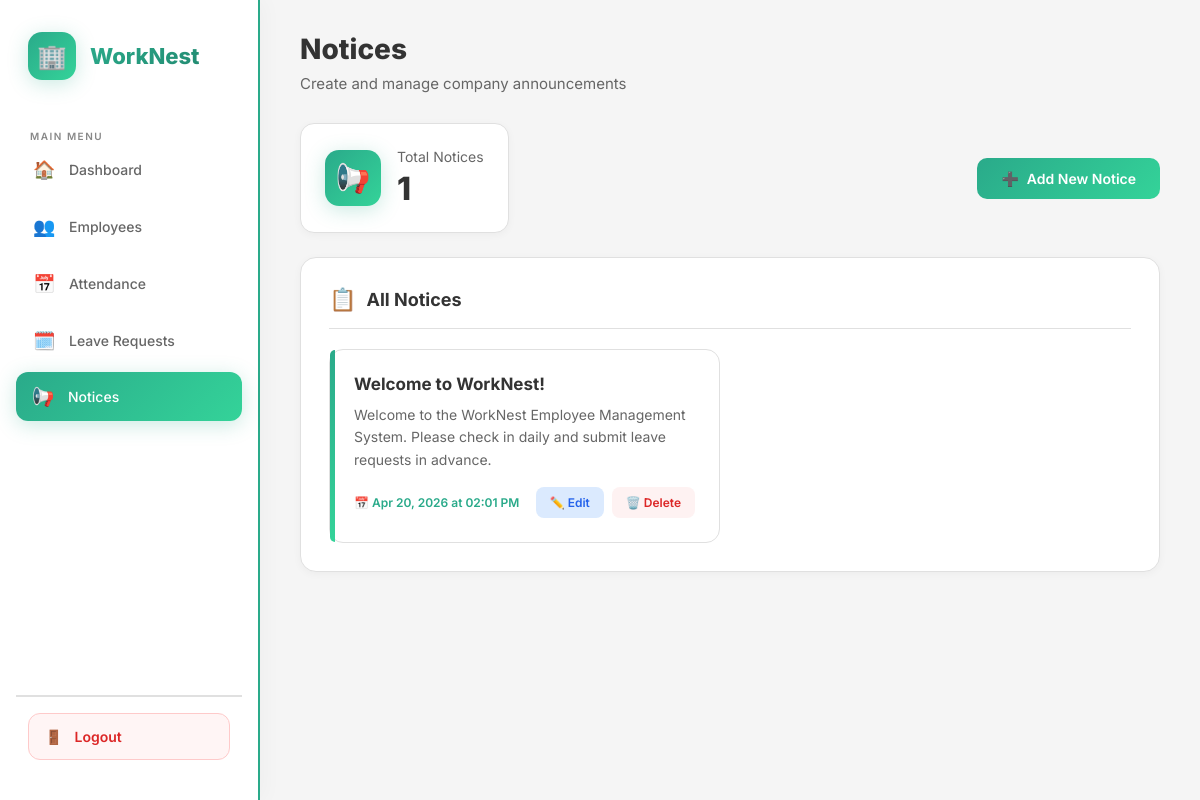
/admin/notice/notices.php (signed in), run on the app's committed database.
### tables this page shows
CREATE TABLE `notices` (
    `id` INT(11) UNSIGNED NOT NULL AUTO_INCREMENT,
    `title` VARCHAR(255) NOT NULL,
    `description` TEXT NOT NULL,
    `priority` ENUM('low', 'medium', 'high', 'urgent') NOT NULL DEFAULT 'medium',
    `is_active` TINYINT(1) NOT NULL DEFAULT 1,
    `created_by` INT(11) UNSIGNED DEFAULT NULL,
    `created_at` TIMESTAMP NOT NULL DEFAULT CURRENT_TIMESTAMP,
    `updated_at` TIMESTAMP NOT NULL DEFAULT CURRENT_TIMESTAMP ON UPDATE CURRENT_TIMESTAMP,
    PRIMARY KEY (`id`),
    INDEX `idx_notices_active` (`is_active`),
    INDEX `idx_notices_priority` (`priority`),
    INDEX `idx_notices_created` (`created_at`),
    CONSTRAINT `fk_notices_created_by` FOREIGN KEY (`created_by`) 
        REFERENCES `users` (`id`) ON DELETE SET NULL ON UPDATE CASCADE
);

### admin/notice/notices.php (the view, shortened to what this page needs)
<?php
$pdo = getPDO();
$pdo->exec("
    CREATE TABLE IF NOT EXISTS notices (
        id INT AUTO_INCREMENT PRIMARY KEY,
        title VARCHAR(255) NOT NULL,
        description TEXT NOT NULL,
        created_at TIMESTAMP DEFAULT CURRENT_TIMESTAMP,
        updated_at TIMESTAMP DEFAULT CURRENT_TIMESTAMP ON UPDATE CURRENT_TIMESTAMP
    )
");
$editNotice = null;
$showForm = false;
$stmt = $pdo->prepare("SELECT * FROM notices ORDER BY created_at DESC");
$stmt->execute();
$notices = $stmt->fetchAll(PDO::FETCH_ASSOC);
$totalNotices = count($notices);
?>
<!DOCTYPE html>
<html lang="en">
<head>
</head>
<body>
<div class="wrapper">
    <aside class="sidebar" id="sidebar">
        <div class="sidebar-brand">
            <div class="logo-icon">🏢</div>
            <h2>WorkNest</h2>
        </div>
        <nav class="menu">
            <span class="menu-label">Main Menu</span>
            <a href="../dashboard.php"><span class="icon">🏠</span> Dashboard</a>
            <a href="../employee/employee.php"><span class="icon">👥</span> Employees</a>
            <a href="../attendance/attendance.php"><span class="icon">📅</span> Attendance</a>
            <a href="../leave/leave.php"><span class="icon">🗓️</span> Leave Requests</a>
            <a href="notices.php" class="active"><span class="icon">📢</span> Notices</a>
        </nav>
        <div class="sidebar-footer">
            <a href="../../logout.php"><span class="icon">🚪</span> Logout</a>
        </div>
    </aside>
    <main class="main">
        <div class="top-bar">
            <h1 class="page-title">Notices</h1>
        </div>
        <p class="subtitle">Create and manage company announcements</p>
        <div class="page-header-row">
            <div class="summary-card">
                <div class="card-icon">📢</div>
                <div class="card-info">
                    <p>Total Notices</p>
                    <h2><?= $totalNotices; ?></h2>
                </div>
            </div>
            <?php if (!$editNotice): ?>
                <button class="btn btn-primary" onclick="toggleForm()" id="addNoticeBtn">
                    <span id="btnIcon">➕</span> <span id="btnText">Add New Notice</span>
                </button>
            <?php else: ?>
                <a href="notices.php" class="btn btn-secondary">← Back to All Notices</a>
            <?php endif; ?>
        </div>
        <?php if (!$editNotice && !$showForm): ?>
        <div class="card" id="noticeListCard">
            <div class="card-header">
                <h2><span class="title-icon">📋</span> All Notices</h2>
            </div>
            <?php if (empty($notices)): ?>
                <div class="empty-state">
                    <div class="icon">📭</div>
                    <h3>No Notices Yet</h3>
                    <p>Create your first notice using the button above.</p>
                </div>
            <?php else: ?>
                <div class="notices-grid">
                    <?php foreach ($notices as $notice): ?>
                        <div class="notice-card">
                            <h3><?= htmlspecialchars($notice['title']); ?></h3>
                            <p><?= nl2br(htmlspecialchars($notice['description'])); ?></p>
                            <div class="notice-meta">
                                <span class="notice-date">
                                    📅 <?= date('M d, Y \a\t h:i A', strtotime($notice['created_at'])); ?>
                                </span>
                                <div class="notice-actions">
                                    <a href="notices.php?edit=<?= $notice['id']; ?>" class="btn-edit">
                                        ✏️ Edit
                                    </a>
                                    <button type="button" class="btn-delete" onclick="confirmDelete(<?= $notice['id']; ?>, '<?= htmlspecialchars(addslashes($notice['title'])); ?>')">
                                        🗑️ Delete
                                    </button>
                                </div>
                            </div>
                        </div>
                    <?php endforeach; ?>
                </div>
            <?php endif; ?>
        </div>
        <?php endif; ?>
    </main>
</div>
</body>
</html>

### data on the page
notices: title "Welcome to WorkNest!", description "Welcome to the WorkNest Employee Management System. Please check in daily and submit leave requests in advance.", created_at "Apr 20, 2026 at 02:01 PM"

### other printed values
$totalNotices "1"
